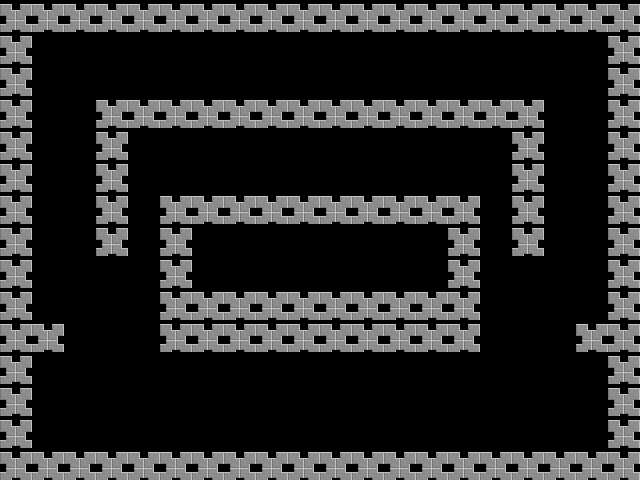

This is a level from a 2D game, rendered from its Tiled map with the project's own tilesets. A one-line summary and the map file follow, with tile-layer data summarised:
An orthogonal 20x15 tile map with 32x32 px tiles, 1 tile layer (Tile Layer 1) and 8 objects.

<map version="1.0" orientation="orthogonal" width="20" height="15" tilewidth="32" tileheight="32">
 <tileset firstgid="1" name="defTile" tilewidth="32" tileheight="32">
  <image source="../img/defTile.png" width="360" height="280" />
 </tileset>
 <layer name="Tile Layer 1" width="20" height="15">
  <data>[300 cells, 124 non-empty, 1 distinct tile ids]</data>
 </layer>
 <objectgroup name="Object Layer 1" width="20" height="15">
  <object x="288" y="32" width="64" height="64" />
  <object x="256" y="128" width="32" height="64" />
  <object x="352" y="128" width="32" height="64" />
  <object x="160" y="160" width="32" height="32" />
  <object x="448" y="160" width="32" height="32" />
  <object x="192" y="224" width="64" height="64" />
  <object x="32" y="256" width="32" height="64" />
  <object x="576" y="256" width="32" height="64" />
 </objectgroup>
</map>
